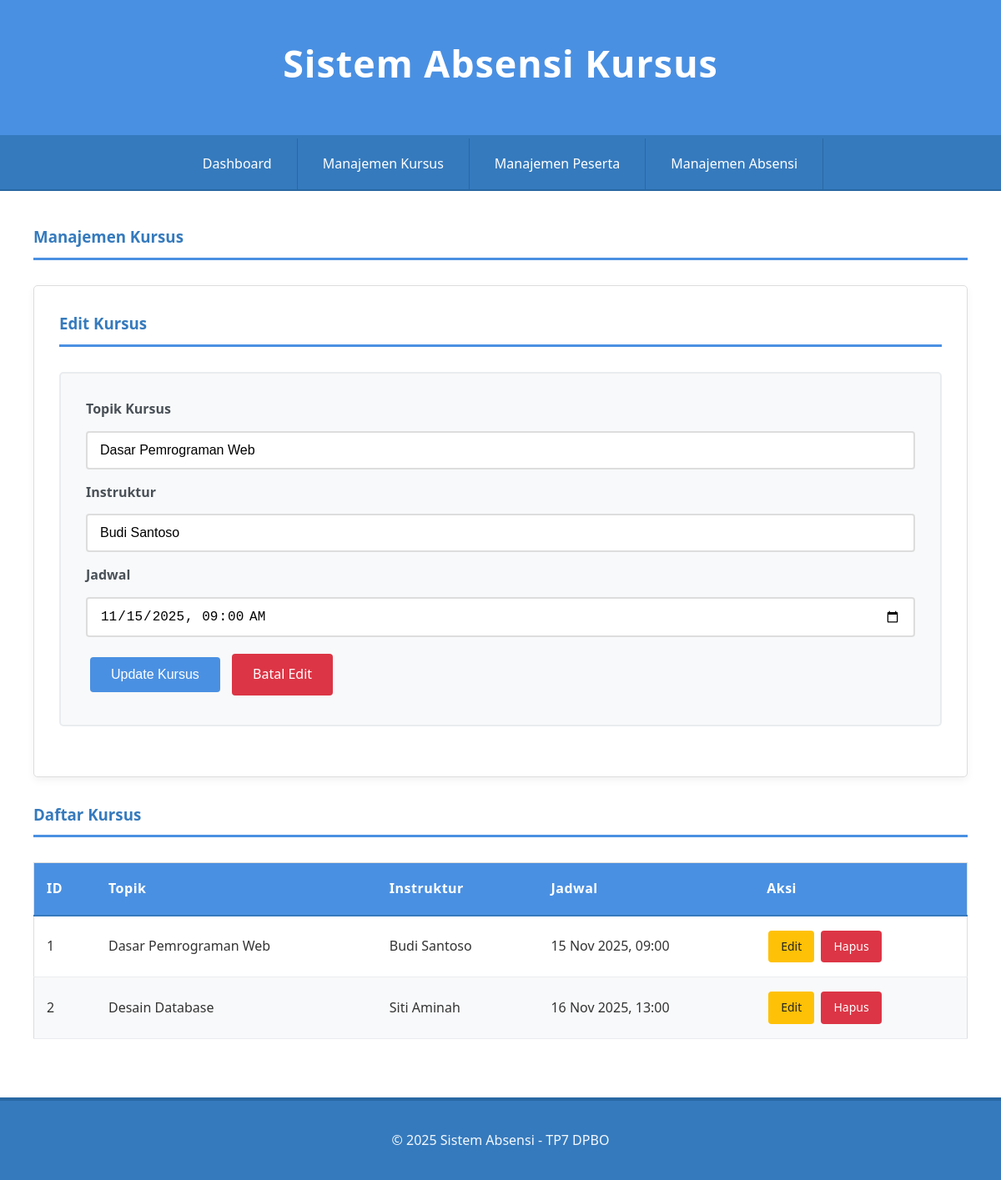
/index.php?page=courses&form=edit&id=1, run on the app's committed database.
### tables this page shows
CREATE TABLE `courses` (
  `id` int(11) NOT NULL,
  `topic` varchar(255) NOT NULL,
  `instructor` varchar(100) NOT NULL,
  `schedule` datetime DEFAULT NULL
);

### class/Course.php (called while the page is built, shortened)
<?php
class Course {
    private $conn;
    private $table_name = "courses";
    public function __construct($db) {
        $this->conn = $db;
    }
    public function read() {
        $query = "SELECT * FROM " . $this->table_name;
        $stmt = $this->conn->prepare($query);
        $stmt->execute();
        return $stmt;
    }
    public function readOne($id) {
        $query = "SELECT * FROM " . $this->table_name . " WHERE id = ?";
        $stmt = $this->conn->prepare($query);
        $stmt->execute([$id]);
        return $stmt->fetch();
    }
}
?>

### view/courses.php (the view, shortened to what this page needs)
<?php
$edit_data = null;
if (isset($_GET['form']) && $_GET['form'] == 'edit') {
    $edit_data = $course->readOne($_GET['id']);
}
?>
<h3>Manajemen Kursus</h3>
<div class="card">
    <h3><?php echo $edit_data ? 'Edit' : 'Tambah'; ?> Kursus</h3>
    <form action="index.php" method="POST">
        <label for="topic">Topik Kursus</label>
        <input type="text" id="topic" name="topic" value="<?php echo $edit_data['topic'] ?? ''; ?>" required>
        <label for="instructor">Instruktur</label>
        <input type="text" id="instructor" name="instructor" value="<?php echo $edit_data['instructor'] ?? ''; ?>" required>
        <label for="schedule">Jadwal</label>
        <input type="datetime-local" id="schedule" name="schedule" value="<?php echo $edit_data ? date('Y-m-d\TH:i', strtotime($edit_data['schedule'])) : ''; ?>" required>
        <button type="submit"><?php echo $edit_data ? 'Update' : 'Simpan'; ?> Kursus</button>
        <?php if ($edit_data): ?>
            <a href="index.php?page=courses" class="btn btn-danger">Batal Edit</a>
        <?php endif; ?>
    </form>
</div>
<h3>Daftar Kursus</h3>
<table>
    <thead>
        <tr>
            <th>ID</th>
            <th>Topik</th>
            <th>Instruktur</th>
            <th>Jadwal</th>
            <th>Aksi</th>
        </tr>
    </thead>
    <tbody>
        <?php
        $stmt = $course->read();
        while ($row = $stmt->fetch()):
        ?>
        <tr>
            <td><?php echo $row['id']; ?></td>
            <td><?php echo $row['topic']; ?></td>
            <td><?php echo $row['instructor']; ?></td>
            <td><?php echo date('d M Y, H:i', strtotime($row['schedule'])); ?></td>
            <td class="table-actions">
                <a href="index.php?page=courses&form=edit&id=<?php echo $row['id']; ?>" class="btn btn-warning">Edit</a>
                <a href="index.php?action=delete_course&id=<?php echo $row['id']; ?>" onclick="return confirm('Yakin hapus data ini?')" class="btn btn-danger">Hapus</a>
            </td>
        </tr>
        <?php endwhile; ?>
    </tbody>
</table>

### style.css (style rules this page uses)
* { margin: 0; padding: 0; box-sizing: border-box; }
body { font-family: 'Segoe UI', Tahoma, Geneva, Verdana, sans-serif; background-color: #f5f7fa; color: #333; line-height: 1.6; min-height: 100vh; }
h2, h3 { color: #357abd; margin-bottom: 25px; font-weight: 600; border-bottom: 3px solid #4a90e2; padding-bottom: 10px; }
table { width: 100%; border-collapse: collapse; margin: 30px 0; background-color: white; border: 1px solid #ddd; }
th { background-color: #4a90e2; color: white; padding: 18px 15px; text-align: left; font-weight: 600; font-size: 1em; letter-spacing: 0.5px; border-bottom: 2px solid #357abd; }
td { padding: 15px; border-bottom: 1px solid #e9ecef; transition: background-color 0.2s ease; vertical-align: middle; }
tbody tr:nth-child(even) { background-color: #f8f9fa; }
form { background-color: #f8f9fa; padding: 30px; margin: 30px 0; border: 2px solid #e9ecef; border-radius: 5px; }
input, select, textarea { width: 100%; padding: 12px 15px; margin: 8px 0 15px 0; border: 2px solid #ddd; border-radius: 4px; font-size: 16px; transition: border-color 0.3s ease; background-color: white; }
label { font-weight: 600; color: #495057; margin-bottom: 5px; display: block; }
button, .btn { background-color: #4a90e2; color: white; padding: 12px 25px; border: none; border-radius: 4px; cursor: pointer; font-size: 16px; font-weight: 500; transition: all 0.3s ease; text-decoration: none; display: inline-block; margin: 5px; }
.btn-danger { background-color: #dc3545; }
.btn-warning { background-color: #ffc107; color: #212529; }
.card { background: white; padding: 30px; margin: 30px 0; border: 1px solid #ddd; border-radius: 5px; box-shadow: 0 4px 10px rgba(0,0,0,0.05); }
.card h3 { margin-top: 0; }
.table-actions { white-space: nowrap; }
.table-actions .btn { margin: 2px; padding: 8px 15px; font-size: 14px; }

### data on the page
courses: topic "Dasar Pemrograman Web", instructor "Budi Santoso", schedule "11/15/2025 09:00", id "1", schedule "15 Nov 2025, 09:00"
courses: id "2", topic "Desain Database", instructor "Siti Aminah", schedule "16 Nov 2025, 13:00"
